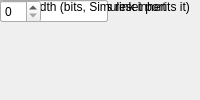
<?xml version="1.0" encoding="UTF-8"?>
<ui version="4.0">
 <class>MainWindow</class>
 <widget class="QMainWindow" name="MainWindow">
  <property name="windowTitle"><string>Delay</string></property>
  <widget class="QWidget" name="centralwidget">
   <!-- NOTE: this is a simplified structural mirror of the generated
        <module>_ui.py, not a full round-trip Designer file. Regenerate
        both from the same spec if you need to edit layout by hand. -->
       <widget class="QLabel" name="label_name">
     <property name="text"><string>Block name</string></property>
    </widget>
       <widget class="QLineEdit" name="name"/>
       <widget class="QLabel" name="label_rst">
     <property name="text"><string>Provide synchronous reset port</string></property>
    </widget>
       <widget class="QCheckBox" name="rst"/>
       <widget class="QLabel" name="label_en">
     <property name="text"><string>Provide enable port</string></property>
    </widget>
       <widget class="QCheckBox" name="en"/>
       <widget class="QLabel" name="label_latency">
     <property name="text"><string>Latency</string></property>
    </widget>
       <widget class="QLineEdit" name="latency"/>
       <widget class="QLabel" name="label_n_bits">
     <property name="text"><string>Data width (bits, Simulink inherits it)</string></property>
    </widget>
       <widget class="QSpinBox" name="n_bits"/>
  </widget>
 </widget>
 <resources/>
 <connections/>
</ui>
